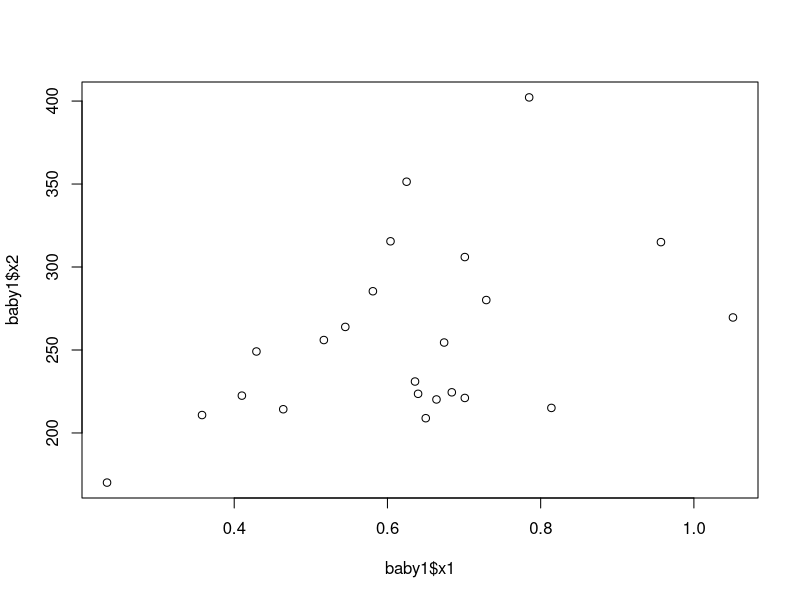
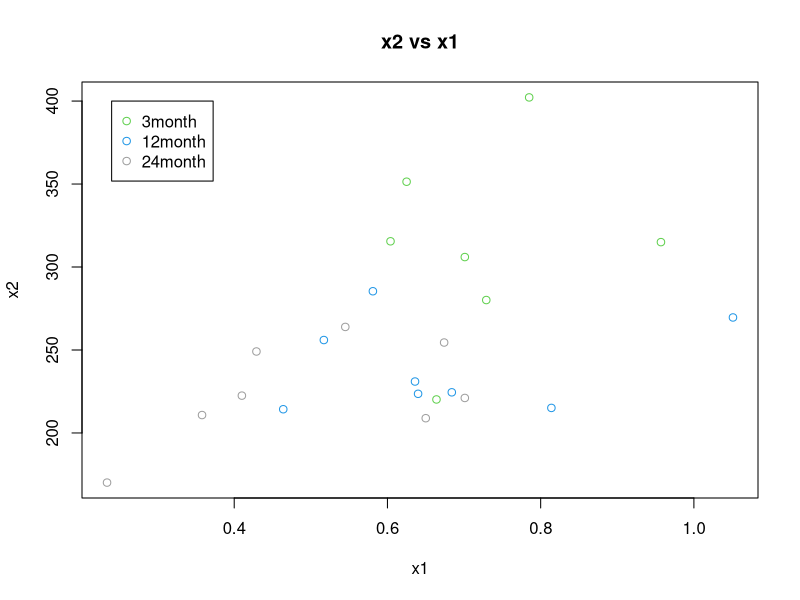
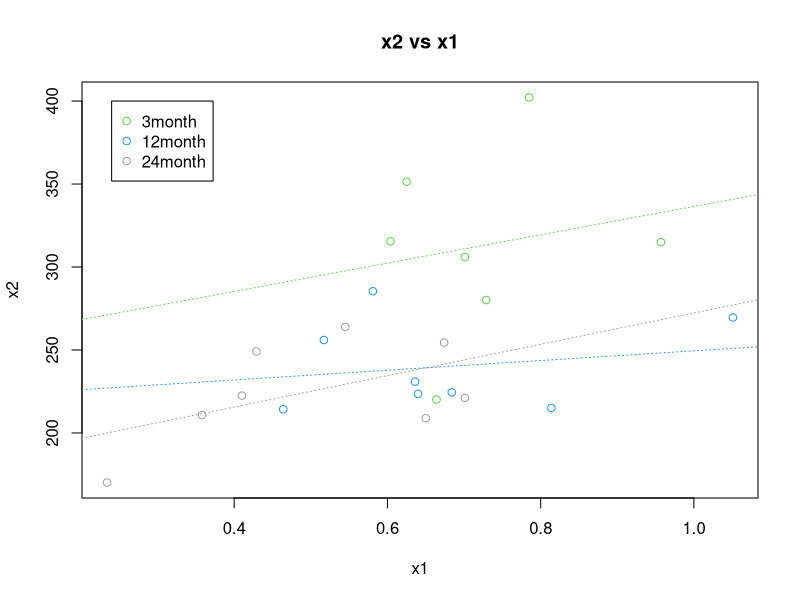
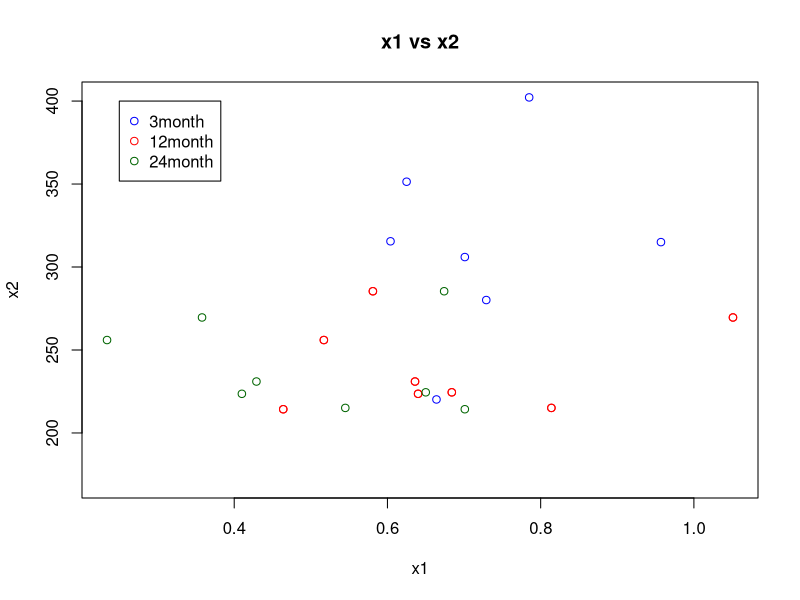

These charts were generated, in order, by the following R code:
#####################################################
#
# Scatter Plots Part 2
# Points and More Points!
#
#####################################################
baby1 <- read.csv("../DataSets/Babies.csv", header = TRUE)
head(baby1)
 
# Create a Scatterplot of x1 vs x2
plot(baby1$x1, baby1$x2)
 
# Create a Scatterplot of x1 vs x2
pdf('./Baby3.pdf')
baby3 <- baby1[baby1$Age == 3, ]
plot(baby3$x1, baby3$x2,
     xlab = 'x1',
     ylab = 'x2',
     main = 'x1 vs x2',
     col = 'blue',
     xlim = c(min(baby1$x1), max(baby1$x1)), # changing var of axis to accomodate points
     ylim = c(min(baby1$x2), max(baby1$x2))) # changing var of axis to accomodate points
baby12 <- baby1[baby1$Age == 12,]

# points add points on a scatter plot
points(baby12$x1, baby12$x2,
       col = 'red')

baby12 <- baby1[baby1$Age == 12,]
points(baby12$x1, baby12$x2,
       col = 'red')


baby24 <- baby1[baby1$Age == 24,]
points(baby24$x1, baby12$x2,
       col = 'darkgreen')

# Creating a legend (coordinates of graph)
legend(0.25, 400,
       c('3month', '12month', '24month'),
       col = c('blue', 'red', 'darkgreen'),
       pch = c(1,1,1))
dev.off()

# Points and more Points Again
# Easier method
# Create a scatterplot
plot(baby1$x1, baby1$x2,
     xlab = 'x1',
     ylab = 'x2',
     col = baby1$Age,
     main = 'x2 vs x1')
legend (0.24, 400, c('3month', '12month', '24month'),
        col = c(3, 12, 24),
        pch = c(1,1,1))

# Add more Lines Again
plot(baby1$x1, baby1$x2,
     xlab = 'x1',
     ylab = 'x2',
     col = baby1$Age,
     main = 'x2 vs x1')
baby12 <- baby1[baby1$Age == 12,]
baby24 <- baby1[baby1$Age == 24,]
baby3 <- baby1[baby1$Age == 3,]
abline(lm(baby3$x2 ~ baby3$x1), col = 3, lty = 3)
abline(lm(baby12$x2 ~ baby12$x1), col = 12, lty = 3)
abline(lm(baby24$x2 ~ baby24$x1), col = 24, lty = 3)
legend (0.24, 400, c('3month', '12month', '24month'),
        col = c(3, 12, 24),
        pch = c(1,1,1))
